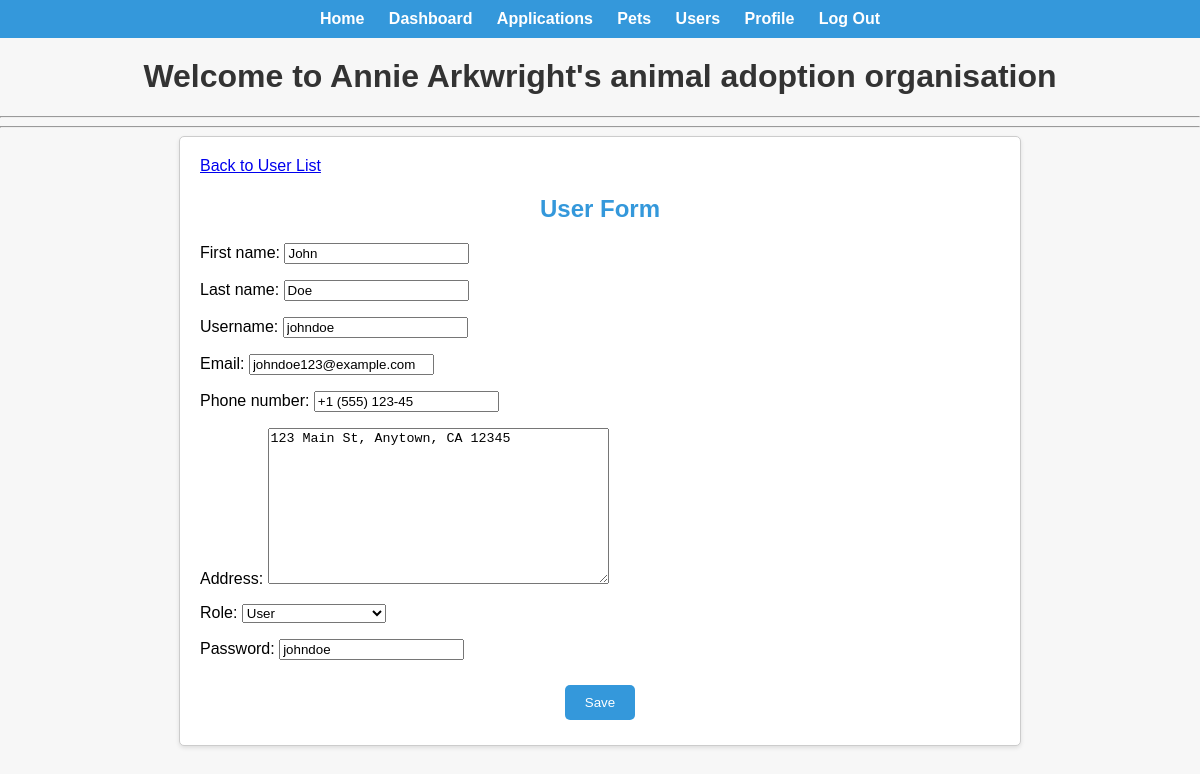
The app's page /users/update/1/ (signed in) with its own data.
### users/models.py (models this page shows, shortened)
class User(AbstractBaseUser, PermissionsMixin):
    username = models.CharField(max_length=150, unique=True)
    email = models.EmailField(unique=True)
    first_name = models.CharField(max_length=30)
    last_name = models.CharField(max_length=30)
    phone_number = models.CharField(max_length=15)
    address = models.TextField()
    adoption_applications = models.ManyToManyField('adoption_application.AdoptionApplication')
    role = models.CharField(
        max_length=20,
        choices=[('user', 'User'), ('admin', 'Admin'), ('application_manager', 'Application Manager'), ('pet_manager', 'Pet Manager')],
        default='user'
    )
    is_active = models.BooleanField(default=True)
    is_staff = models.BooleanField(default=False)
    objects = CustomUserManager()
    USERNAME_FIELD = 'username'
    EMAIL_FIELD = 'email'
    REQUIRED_FIELDS = ['email']

### users/views.py (the view)
# urls.py: path('users/update/<int:pk>/', views.user_update, name='user_update'),
@login_required
@admin_required
def user_update(request, pk):
    user = get_object_or_404(User, pk=pk)
    previous_password = user.password
    if request.method == 'POST':
        form = UserForm(request.POST, instance=user)
        if form.is_valid():
            user = form.save(commit=False)
            new_password = form.cleaned_data.get('password')
            if new_password and previous_password != new_password:
                user.set_password(new_password)
            user.save()  # Save the user object
            messages.success(request, 'User has been updated successfully.')
            return redirect('user_detail', user_id=pk)
    else:
        form = UserForm(instance=user)
    return render(request, 'users/user_form.html', {'form': form})

### users/forms.py
class UserForm(forms.ModelForm):
    class Meta:
        model = User
        fields = ['first_name', 'last_name','username', 'email', 'phone_number', 'address', 'role', 'password' ]
        password = forms.CharField(widget=forms.PasswordInput, required=False)

### templates/users/user_form.html (shortened to what this page needs)
{% extends "users/base_staff.html" %}
{% load static %}
{% block links %}
<link rel="stylesheet" type="text/css" href="{% static 'css/users/user_form.css' %}">
{% endblock %}
{% block content %}
<div>
<hr>
    <div class="user-form-container">
        <a href="{% url 'user_list' %}" class="back-link">Back to User List</a>
        <h2 class="page-title">User Form</h2>
        <form method="post" class="user-form">
            {{ form.as_p }}
            <div class="form-buttons">
                <button type="submit" class="form-button">Save</button>
            </div>
        </form>
    </div>
</div>
{% endblock %}

### static/css/users/base_staff.css (style rules this page uses)
body { font-family: Arial, sans-serif; background-color: #f7f7f7; margin: 0; padding: 0; }

### static/css/users/user_form.css (style rules this page uses)
.user-form-container { max-width: 800px; margin: 0 auto; padding: 20px; background-color: #fff; border: 1px solid #ccc; border-radius: 5px; box-shadow: 0 2px 4px rgba(0, 0, 0, 0.1); }
.page-title { font-size: 24px; margin-top: 20px; color: #3498db; text-align: center; }
.user-form { text-align: left; }
.form-buttons { display: flex; justify-content: center; margin-top: 20px; }
.form-button { background-color: #3498db; color: #fff; border: none; padding: 10px 20px; border-radius: 5px; cursor: pointer; margin: 5px; }

### records on screen
User: first_name "John", last_name "Doe", username "johndoe", email "johndoe123@example.com", phone_number "+1 (555) 123-45", address "123 Main St, Anytown, CA 12345", role "User", password "johndoe"
